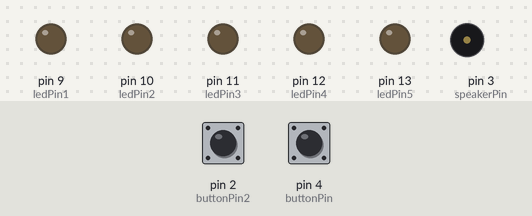
Recording of a sketch running on a simulated Arduino Uno, built with avr-gcc and run on an emulated ATmega328P. Parts: output pins drawn as LEDs (lit = HIGH), buzzer (waves = sounding). Dashed ring = blinking. Inputs (shaded band) come from the test bench; at power-on: pin 2 (buttonPin2) LOW, pin 4 (buttonPin) LOW. Pins used as bus, display or sensor lines are not drawn.

Above: at 1.2 s.
1.3 s: pin 2 (buttonPin2) pulled HIGH for 0.15 s
At 1.8 s:
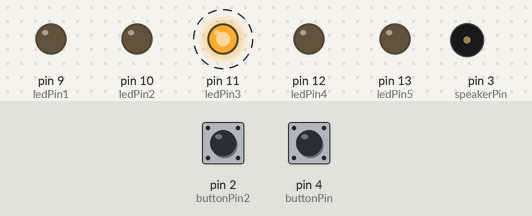
At 2.7 s:
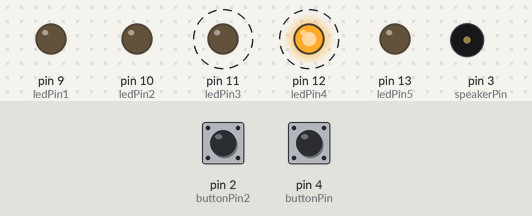
4.3 s: pin 4 (buttonPin) pulled HIGH for 3.2 s
At 5.8 s:
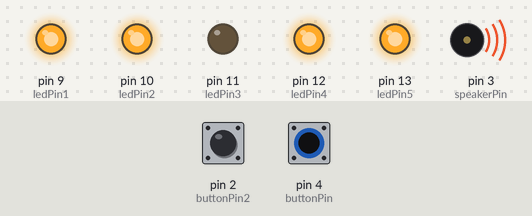
Timing chart, 0 to 25.5 s (numbered marks = the images above; inputs shaded):
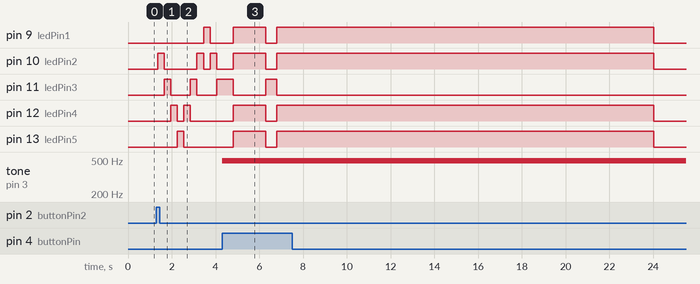

Measured:
- after the input at 1.3 s, pin 9 (ledPin1): LOW → HIGH after 2.2 s, → LOW 0.30 s later; pin 10 (ledPin2): goes HIGH 0.30 s, LOW 1.5 s, HIGH 0.30 s, LOW 0.30 s, HIGH 0.30 s, then LOW, starting after 0.05 s
- after the input at 4.3 s, tone on pin 3 (speakerPin): silent → 490 Hz at once

The sketch:

Juego_LED.ino
```cpp
#include "tonos.h"
// VARIABLES MUSICA
int const TEMPO = 1200;
int melody[] = {
  N_D3, N_D3, N_D4, N_A3, 0, N_GS3, N_G3, N_F3, N_D3, N_F3, N_G3, N_C3, N_C3, N_D4, N_A3, 0, N_GS3, N_G3, N_F3, N_D3, N_F3, N_G3, N_B2, N_B2, N_D4, N_A3, 0, N_GS3, N_G3, N_F3, N_D3, N_F3, N_G3, N_AS2, N_AS2, N_D4, N_A3, 0, N_GS3, N_G3, N_F3, N_D3, N_F3, N_G3, N_D3, N_D3, N_D4, N_A3, 0, N_GS3, N_G3, N_F3, N_D3, N_F3, N_G3, N_C3, N_C3, N_D4, N_A3, 0, N_GS3, N_G3, N_F3, N_D3, N_F3, N_G3, N_B2, N_B2, N_D4, N_A3, 0, N_GS3, N_G3, N_F3, N_D3, N_F3, N_G3, N_AS2, N_AS2, N_D4, N_A3, 0, N_GS3, N_G3, N_F3, N_D3, N_F3, N_G3, N_D4, N_D4, N_D5, N_A4, 0, N_GS4, N_G4, N_F4, N_D4, N_F4, N_G4, N_C4, N_C4, N_D5, N_A4, 0, N_GS4, N_G4, N_F4, N_D4, N_F4, N_G4, N_B3, N_B3, N_D5, N_A4, 0, N_GS4, N_G4, N_F4, N_D4, N_F4, N_G4, N_AS3, N_AS3, N_D5, N_A4, 0, N_GS4, N_G4, N_F4, N_D4, N_F4, N_G4, N_D4, N_D4, N_D5, N_A4, 0, N_GS4, N_G4, N_F4, N_D4, N_F4, N_G4, N_C4, N_C4, N_D5, N_A4, 0, N_GS4, N_G4, N_F4, N_D4, N_F4, N_G4, N_B3, N_B3, N_D5, N_A4, 0, N_GS4, N_G4, N_F4, N_D4, N_F4, N_G4, N_AS3, N_AS3, N_D5, N_A4, 0, N_GS4, N_G4, N_F4, N_D4, N_F4, N_G4, N_F4, N_F4, N_F4, N_F4, N_F4, N_D4, N_D4, N_D4, N_F4, N_F4, N_F4, N_G4, N_GS4, N_G4, N_F4, N_D4, N_F4, N_G4, 0, N_F4, N_F4, N_F4, N_G4, N_GS4, N_A4, N_C5, N_A4, N_D5, N_D5, N_D5, N_A4, N_D5, N_C5, N_F4, N_F4, N_F4, N_F4, N_F4, N_D4, N_D4, N_D4, N_F4, N_F4, N_F4, N_F4, N_D4, N_F4, N_E4, N_D4, N_C4, 0, N_G4, N_E4, N_D4, N_D4, N_D4, N_D4, N_F3, N_G3, N_AS3, N_C4, N_D4, N_F4, N_C5, 0, N_F4, N_D4, N_F4, N_G4, N_GS4, N_G4, N_F4, N_D4, N_GS4, N_G4, N_F4, N_D4, N_F4, N_F4, N_F4, N_GS4, N_A4, N_C5, N_A4, N_GS4, N_G4, N_F4, N_D4, N_E4, N_F4, N_G4, N_A4, N_C5, N_CS5, N_GS4, N_GS4, N_G4, N_F4, N_G4, N_F3, N_G3, N_A3, N_F4, N_E4, N_D4, N_E4, N_F4, N_G4, N_E4, N_A4, N_A4, N_G4, N_F4, N_DS4, N_CS4, N_DS4, 0, N_F4, N_D4, N_F4, N_G4, N_GS4, N_G4, N_F4, N_D4, N_GS4, N_G4, N_F4, N_D4, N_F4, N_F4, N_F4, N_GS4, N_A4, N_C5, N_A4, N_GS4, N_G4, N_F4, N_D4, N_E4, N_F4, N_G4, N_A4, N_C5, N_CS5, N_GS4, N_GS4, N_G4, N_F4, N_G4, N_F3, N_G3, N_A3, N_F4, N_E4, N_D4, N_E4, N_F4, N_G4, N_E4, N_A4, N_A4, N_G4, N_F4, N_DS4, N_CS4, N_DS4,
};
int noteDurations[] = {
  16, 16, 8, 6, 32, 8, 8, 8, 16, 16, 16, 16, 16, 8, 6, 32, 8, 8, 8, 16, 16, 16, 16, 16, 8, 6, 32, 8, 8, 8, 16, 16, 16, 16, 16, 8, 6, 32, 8, 8, 8, 16, 16, 16, 16, 16, 8, 6, 32, 8, 8, 8, 16, 16, 16, 16, 16, 8, 6, 32, 8, 8, 8, 16, 16, 16, 16, 16, 8, 6, 32, 8, 8, 8, 16, 16, 16, 16, 16, 8, 6, 32, 8, 8, 8, 16, 16, 16, 16, 16, 8, 6, 32, 8, 8, 8, 16, 16, 16, 16, 16, 8, 6, 32, 8, 8, 8, 16, 16, 16, 16, 16, 8, 6, 32, 8, 8, 8, 16, 16, 16, 16, 16, 8, 6, 32, 8, 8, 8, 16, 16, 16, 16, 16, 8, 6, 32, 8, 8, 8, 16, 16, 16, 16, 16, 8, 6, 32, 8, 8, 8, 16, 16, 16, 16, 16, 8, 6, 32, 8, 8, 8, 16, 16, 16, 16, 16, 8, 6, 32, 8, 8, 8, 16, 16, 16, 8, 16, 8, 8, 8, 8, 4, 16, 8, 16, 8, 8, 8, 16, 16, 16, 16, 16, 8, 8, 16, 8, 8, 8, 8, 8, 8, 8, 8, 16, 16, 16, 2, 8, 16, 8, 8, 8, 8, 4, 16, 8, 16, 8, 8, 8, 8, 8, 16, 8, 16, 8, 8, 8, 8, 8, 8, 8, 16, 8, 15, 8, 8, 2, 3, 16, 16, 16, 16, 16, 16, 16, 16, 16, 16, 16, 16, 8, 2, 16, 8, 16, 8, 16, 16, 16, 16, 16, 16, 8, 8, 8, 8,  8, 8, 16, 16, 16, 2, 8, 8, 8, 8, 4, 4, 4, 4, 4, 4, 2, 8, 8, 8, 8, 2, 2, 3, 16, 16, 16, 16, 16, 16, 16, 16, 16, 16, 16, 16, 8, 2, 16, 8, 16, 8, 16, 16, 16, 16, 16, 16, 8, 8, 8, 8,  8, 8, 16, 16, 16, 2, 8, 8, 8, 8, 4, 4, 4, 4, 4, 4, 2, 8, 8, 8, 8, 2, 1
};
int melody_len = sizeof(melody) / sizeof(melody[0]);
int notas = 0;

// VARIABLES JUEGO
int contador = 1;
int sentido = 0;
int acierto = 0;
int vidas = 5;
int juego = LOW;

// VARIABLES LEDS
const int ledPin1 = 9;
const int ledPin2 = 10;
const int ledPin3 = 11;
const int ledPin4 = 12;
const int ledPin5 = 13;

// VARIABLES PULSADORES
const int buttonPin = 4;
const int buttonPin2 = 2;
int buttonState = LOW;
int buttonState2;
int lastButtonState2 = LOW;

const int speakerPin =  3;

unsigned long lastDebounceTime = 0;  // the last time the output pin was toggled
unsigned long debounceDelay = 50;    // the debounce time; increase if the output flickers


unsigned long lastTime = 0;
unsigned long intervalo = 300;

void setup() {
  // Declaramos los LEDS
  pinMode (ledPin1, OUTPUT); //Se declara como salida
  pinMode (ledPin2, OUTPUT); //Se declara como salida
  pinMode (ledPin3, OUTPUT); //Se declara como salida
  pinMode (ledPin4, OUTPUT); //Se declara como salida
  pinMode (ledPin5, OUTPUT); //Se declara como salida
  // Declaramos los pulsadores
  pinMode(buttonPin, INPUT);
  pinMode(buttonPin2, INPUT);
  // abrimos el puerto serie
  Serial.begin(9600);
}

void loop() {

  // LECTURA PULSADOR MEMORIA
  leerpulsador();

  // JUEGO ON JUEGO OFF
  if (juego == HIGH) {
    on();
  }
  else if (juego == LOW) {
    off();
  }
}

void leerpulsador() {
  int reading = digitalRead(buttonPin2);

  if (reading != lastButtonState2) {
    // reset the debouncing timer
    lastDebounceTime = millis();
  }
  if ((millis() - lastDebounceTime) > debounceDelay) {
    // whatever the reading is at, it's been there for longer than the debounce
    // delay, so take it as the actual current state:

    // if the button state has changed:
    if (reading != buttonState2) {
      buttonState2 = reading;

      // only toggle the LED if the new button state is HIGH
      if (buttonState2 == HIGH) {
        juego = !juego;
      }
    }
  }
  lastButtonState2 = reading;
}

void on() {
  // lectura pulsador de detección
  buttonState = digitalRead(buttonPin);

  // CONTADOR
  unsigned long  currentTime = millis();
  if (currentTime - lastTime >= intervalo) {
    lastTime = currentTime;
    // CONTADOR
    if (sentido == 0)
      contador = contador + 1;
    if (sentido == 1)
      contador = contador - 1;
    if (contador > 4)
      sentido = 1;
    if (contador < 2)
      sentido = 0;
  }

  // ACTIVACION LEDS
  if (contador == 1) led(HIGH, LOW, LOW, LOW, LOW);
  else if (contador == 2) led(LOW, HIGH, LOW, LOW, LOW);
  else if (contador == 3) led(LOW, LOW, HIGH, LOW, LOW);
  else if (contador == 4) led(LOW, LOW, LOW, HIGH, LOW);
  else if (contador == 5)led(LOW, LOW, LOW, LOW, HIGH);


  // DETECCION
  if ( buttonState == HIGH) {
    if (contador == 3) {
      acierto = acierto + 1;
      intervalo = intervalo - 10;
      analogWrite(speakerPin, 100);
      delay(500);
      analogWrite(speakerPin, 0);
      lastTime = currentTime;

    }
    else {
      analogWrite(speakerPin, 25);
      led(HIGH, HIGH, LOW, HIGH, HIGH);
      delay(500);
      vidas = vidas - 1;
      analogWrite(speakerPin, 0);
      lastTime = currentTime;

    }
  }

  // FIN DE JUEGO
  if (acierto >= 7) {
    victoria();
  }
  else if (vidas <= 1) {
    derrota();
  }
}

void off() {
  led(LOW, LOW, LOW, LOW, LOW);
  intervalo = 300;
  acierto = 0;
  notas = 0;
  vidas = 5;
  contador = 1;
}

void led(int stateLed1, int stateLed2, int stateLed3, int stateLed4, int stateLed5) {
  digitalWrite(ledPin1, stateLed1);
  digitalWrite(ledPin2, stateLed2);
  digitalWrite(ledPin3, stateLed3);
  digitalWrite(ledPin4, stateLed4);
  digitalWrite(ledPin5, stateLed5);
}

void victoria() {
  led(HIGH, HIGH, HIGH, HIGH, HIGH);

  for (int thisNote = 0; thisNote < melody_len; thisNote++) {
    if (notas <= 240) {
      int noteDuration = TEMPO / noteDurations[thisNote];
      tone(3, melody[thisNote], noteDuration);
      notas = notas + 1;
      int pauseBetweenNotes = noteDuration * 1.45;
      delay(pauseBetweenNotes);
      noTone(3);
    }
  }
}

void derrota() {
  march();
  juego = LOW;
}
void beep (unsigned char speakerPin, int frequencyInHertz, long timeInMilliseconds) {
  int x;
  long delayAmount = (long)(1000000 / frequencyInHertz);
  long loopTime = (long)((timeInMilliseconds * 1000) / (delayAmount * 2));
  for (x = 0; x < loopTime; x++) {
    analogWrite(speakerPin, 255);
    delayMicroseconds(delayAmount);
    analogWrite(speakerPin, 0);
    delayMicroseconds(delayAmount);
  }
  delay(20);
  //a little delay to make all notes sound separate
}


void march()
{
  beep(speakerPin, a, 500);
  beep(speakerPin, a, 500);
  beep(speakerPin, a, 500);
  beep(speakerPin, f, 350);
  beep(speakerPin, cH, 150);

  beep(speakerPin, a, 500);
  beep(speakerPin, f, 350);
  beep(speakerPin, cH, 150);
  beep(speakerPin, a, 1000);
  //first bit

  beep(speakerPin, eH, 500);
  beep(speakerPin, eH, 500);
  beep(speakerPin, eH, 500);
  beep(speakerPin, fH, 350);
  beep(speakerPin, cH, 150);

  beep(speakerPin, gS, 500);
  beep(speakerPin, f, 350);
  beep(speakerPin, cH, 150);
  beep(speakerPin, a, 1000);
  //second bit...

  beep(speakerPin, aH, 500);
  beep(speakerPin, a, 350);
  beep(speakerPin, a, 150);
  beep(speakerPin, aH, 500);
  beep(speakerPin, gSH, 250);
  beep(speakerPin, gH, 250);

  beep(speakerPin, fSH, 125);
  beep(speakerPin, fH, 125);
  beep(speakerPin, fSH, 250);
  delay(250);
  beep(speakerPin, aS, 250);
  beep(speakerPin, dSH, 500);
  beep(speakerPin, dH, 250);
  beep(speakerPin, cSH, 250);
  //start of the interesting bit

  beep(speakerPin, cH, 125);
  beep(speakerPin, b, 125);
  beep(speakerPin, cH, 250);
  delay(250);
  beep(speakerPin, f, 125);
  beep(speakerPin, gS, 500);
  beep(speakerPin, f, 375);
  beep(speakerPin, a, 125);

  beep(speakerPin, cH, 500);
  beep(speakerPin, a, 375);
  beep(speakerPin, cH, 125);
  beep(speakerPin, eH, 1000);
}
```

tonos.h
```cpp
#define c 261
#define d 294
#define e 329
#define f 349
#define g 391
#define gS 415
#define a 440
#define aS 455
#define b 466
#define cH 523
#define cSH 554
#define dH 587
#define dSH 622
#define eH 659
#define fH 698
#define fSH 740
#define gH 784
#define gSH 830
#define aH 880
#define N_B0  31
#define N_C1  33
#define N_CS1 35
#define N_D1  37
#define N_DS1 39
#define N_E1  41
#define N_F1  44
#define N_FS1 46
#define N_G1  49
#define N_GS1 52
#define N_A1  55
#define N_AS1 58
#define N_B1  62
#define N_C2  65
#define N_CS2 69
#define N_D2  73
#define N_DS2 78
#define N_E2  82
#define N_F2  87
#define N_FS2 93
#define N_G2  98
#define N_GS2 104
#define N_A2  110
#define N_AS2 117
#define N_B2  123
#define N_C3  131
#define N_CS3 139
#define N_D3  147
#define N_DS3 156
#define N_E3  165
#define N_F3  175
#define N_FS3 185
#define N_G3  196
#define N_GS3 208
#define N_A3  220
#define N_AS3 233
#define N_B3  247
#define N_C4  262
#define N_CS4 277
#define N_D4  294
#define N_DS4 311
#define N_E4  330
#define N_F4  349
#define N_FS4 370
#define N_G4  392
#define N_GS4 415
#define N_A4  440
#define N_AS4 466
#define N_B4  494
#define N_C5  523
#define N_CS5 554
#define N_D5  587
#define N_DS5 622
#define N_E5  659
#define N_F5  698
#define N_FS5 740
#define N_G5  784
#define N_GS5 831
#define N_A5  880
#define N_AS5 932
#define N_B5  988
#define N_C6  1047
#define N_CS6 1109
#define N_D6  1175
#define N_DS6 1245
#define N_E6  1319
#define N_F6  1397
#define N_FS6 1480
#define N_G6  1568
#define N_GS6 1661
#define N_A6  1760
#define N_AS6 1865
#define N_B6  1976
#define N_C7  2093
#define N_CS7 2217
#define N_D7  2349
#define N_DS7 2489
#define N_E7  2637
#define N_F7  2794
#define N_FS7 2960
#define N_G7  3136
#define N_GS7 3322
#define N_A7  3520
#define N_AS7 3729
#define N_B7  3951
#define N_C8  4186
#define N_CS8 4435
#define N_D8  4699
#define N_DS8 4978
```
